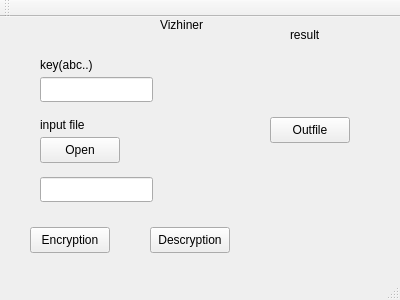
<?xml version="1.0" encoding="UTF-8"?>
<ui version="4.0">
 <class>MainWindow</class>
 <widget class="QMainWindow" name="MainWindow">
  <property name="geometry">
   <rect>
    <x>0</x>
    <y>0</y>
    <width>400</width>
    <height>300</height>
   </rect>
  </property>
  <property name="windowTitle">
   <string>MainWindow</string>
  </property>
  <widget class="QWidget" name="centralWidget">
   <widget class="QPushButton" name="pushButton_2">
    <property name="geometry">
     <rect>
      <x>30</x>
      <y>210</y>
      <width>80</width>
      <height>26</height>
     </rect>
    </property>
    <property name="text">
     <string>Encryption</string>
    </property>
   </widget>
   <widget class="QPushButton" name="pushButton_3">
    <property name="geometry">
     <rect>
      <x>150</x>
      <y>210</y>
      <width>80</width>
      <height>26</height>
     </rect>
    </property>
    <property name="text">
     <string>Descryption</string>
    </property>
   </widget>
   <widget class="QLineEdit" name="lineEdit_2">
    <property name="geometry">
     <rect>
      <x>40</x>
      <y>60</y>
      <width>113</width>
      <height>25</height>
     </rect>
    </property>
   </widget>
   <widget class="QLineEdit" name="lineEdit_3">
    <property name="geometry">
     <rect>
      <x>40</x>
      <y>160</y>
      <width>113</width>
      <height>25</height>
     </rect>
    </property>
   </widget>
   <widget class="QLabel" name="label">
    <property name="geometry">
     <rect>
      <x>280</x>
      <y>50</y>
      <width>91</width>
      <height>71</height>
     </rect>
    </property>
    <property name="text">
     <string/>
    </property>
   </widget>
   <widget class="QLabel" name="label_2">
    <property name="geometry">
     <rect>
      <x>40</x>
      <y>100</y>
      <width>59</width>
      <height>15</height>
     </rect>
    </property>
    <property name="text">
     <string>input file</string>
    </property>
   </widget>
   <widget class="QLabel" name="label_3">
    <property name="geometry">
     <rect>
      <x>40</x>
      <y>40</y>
      <width>59</width>
      <height>15</height>
     </rect>
    </property>
    <property name="text">
     <string>key(abc..)</string>
    </property>
   </widget>
   <widget class="QLabel" name="label_4">
    <property name="geometry">
     <rect>
      <x>290</x>
      <y>10</y>
      <width>59</width>
      <height>15</height>
     </rect>
    </property>
    <property name="text">
     <string>result</string>
    </property>
   </widget>
   <widget class="QLabel" name="label_5">
    <property name="geometry">
     <rect>
      <x>160</x>
      <y>0</y>
      <width>59</width>
      <height>15</height>
     </rect>
    </property>
    <property name="text">
     <string>Vizhiner</string>
    </property>
   </widget>
   <widget class="QPushButton" name="pushButton">
    <property name="geometry">
     <rect>
      <x>40</x>
      <y>120</y>
      <width>80</width>
      <height>26</height>
     </rect>
    </property>
    <property name="text">
     <string>Open</string>
    </property>
   </widget>
   <widget class="QPushButton" name="pushButton_4">
    <property name="geometry">
     <rect>
      <x>270</x>
      <y>100</y>
      <width>80</width>
      <height>26</height>
     </rect>
    </property>
    <property name="text">
     <string>Outfile</string>
    </property>
   </widget>
  </widget>
  <widget class="QMenuBar" name="menuBar">
   <property name="geometry">
    <rect>
     <x>0</x>
     <y>0</y>
     <width>400</width>
     <height>23</height>
    </rect>
   </property>
  </widget>
  <widget class="QToolBar" name="mainToolBar">
   <attribute name="toolBarArea">
    <enum>TopToolBarArea</enum>
   </attribute>
   <attribute name="toolBarBreak">
    <bool>false</bool>
   </attribute>
  </widget>
  <widget class="QStatusBar" name="statusBar"/>
 </widget>
 <layoutdefault spacing="6" margin="11"/>
 <resources/>
 <connections/>
</ui>
